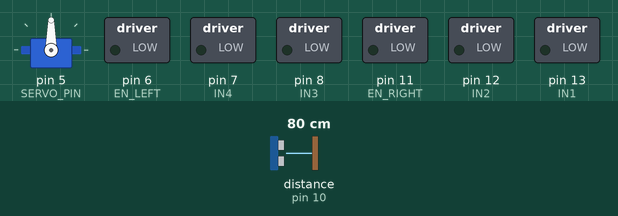
The sketch below on a simulated Arduino Uno, built with avr-gcc and run on an emulated ATmega328P. Shown: servo, switched loads named in the sketch (green lamp = pin HIGH). Wiring (inferred from the names in the program): ultrasonic range finder: trigger pin 9; echo pin 10. Dashed ring = blinking. The test bench sets the inputs (shaded band); at power-on: distance to the obstacle (sensor on pin 10) 80 cm. The echo pulse lasts 58.3 µs per cm; pins used as bus, display or sensor lines are not drawn; what the sketch prints to the serial monitor is not drawn.

Above: at 1.7 s.
1.8 s: distance to the obstacle (sensor on pin 10) set to 28 cm
4.8 s: distance to the obstacle (sensor on pin 10) set to 23 cm
At 6.1 s:
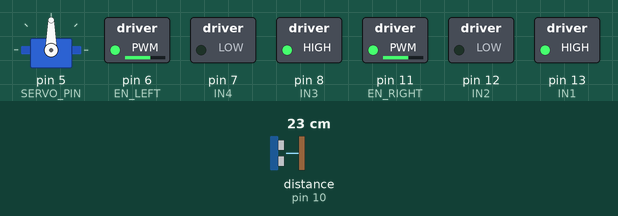
7.8 s: distance to the obstacle (sensor on pin 10) set to 60 cm
At 8.9 s:
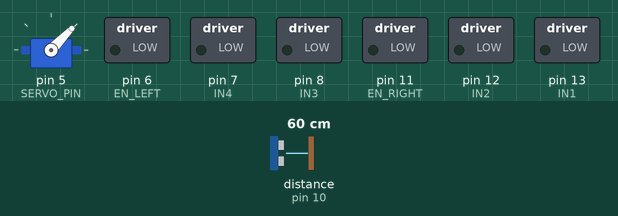
10.8 s: distance to the obstacle (sensor on pin 10) set to 2 cm
13.8 s: distance to the obstacle (sensor on pin 10) set to 18 cm
At 15.57 s:
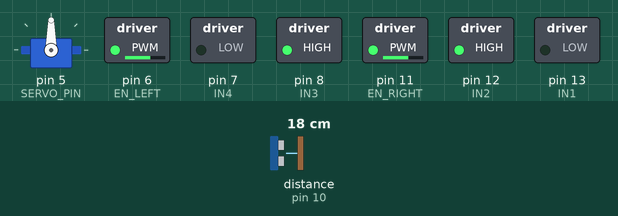
16.8 s: distance to the obstacle (sensor on pin 10) set to 250 cm
At 27.46 s:
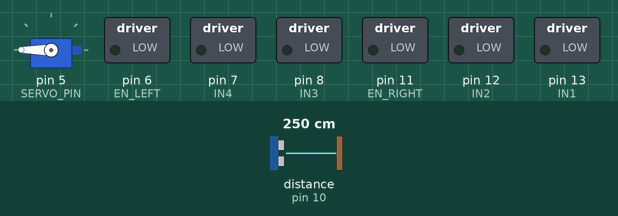
Timing chart, 0 to 39.2 s (numbered marks = the images above; inputs shaded):
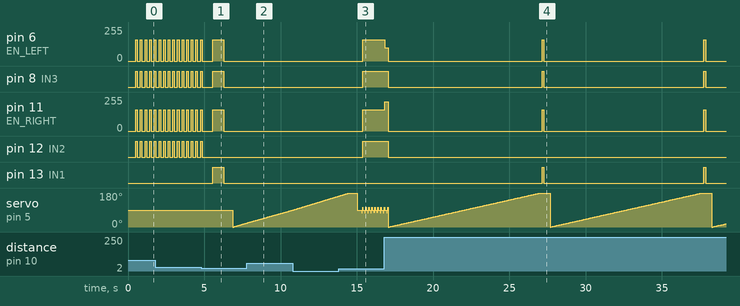

The sketch:

ObjectDetection.ino
```cpp
#include <Servo.h>

// ─── Pins ────────────────────────────────────────────────────────────────────
const int SERVO_PIN  = 5;
const int TRIG_FRONT = 9;
const int ECHO_FRONT = 10;
const int TRIG_LEFT  = 3;
const int ECHO_LEFT  = 4;
const int EN_LEFT    = 6;
const int IN3        = 8;
const int IN4        = 7;
const int EN_RIGHT   = 11;
const int IN2        = 12;
const int IN1        = 13;

// ─── Tunable ─────────────────────────────────────────────────────────────────
const float MAX_DIST        = 200.0f;
const float TOUCH_DIST      = 10.0f;
const float WALL_DIST_FRONT = 25.0f;
const int   SCAN_DELAY      = 25;    // faster scan since only 3 points

const int   BASE_SPEED      = 160;   // forward speed
const int   TURN_BOOST      = 60;    // how much to boost one side when steering
// Steering: fast side = BASE_SPEED + TURN_BOOST, slow side = BASE_SPEED - TURN_BOOST

const int   STEER_THRESHOLD = 10;    // cm difference to trigger steering
const float VARIANCE_THRESHOLD = 35.0f;

// Full scan constants
const int MIN_ANGLE = 0;
const int MAX_ANGLE = 180;
const int FULL_SCAN_DELAY = 40;

// ─── State Machine ────────────────────────────────────────────────────────────
enum RobotState {
  STATE_WAIT_AT_WALL,
  STATE_TURN_AROUND,
  STATE_FULL_SCAN,      // one-time full scan to find object
  STATE_TRACK           // continuous proportional steering toward object
};

RobotState robotState = STATE_WAIT_AT_WALL;

float depthMap[181];
float probability[181];
int   targetAngle  = -1;
float objectDist   = MAX_DIST;

Servo scannerServo;

// ════════════════════════════════════════════════════════════════════════════
void setup() {
  Serial.begin(115200);
  scannerServo.attach(SERVO_PIN);
  pinMode(TRIG_FRONT, OUTPUT); pinMode(ECHO_FRONT, INPUT);
  pinMode(TRIG_LEFT,  OUTPUT); pinMode(ECHO_LEFT,  INPUT);
  pinMode(EN_LEFT,  OUTPUT); pinMode(IN3, OUTPUT); pinMode(IN4, OUTPUT);
  pinMode(EN_RIGHT, OUTPUT); pinMode(IN1, OUTPUT); pinMode(IN2, OUTPUT);
  stopMotors();

  for (int i = 0; i <= MAX_ANGLE; i++) {
    probability[i] = 0.5f;
    depthMap[i]    = MAX_DIST;
  }
  scannerServo.write(90);
  delay(500);
  Serial.println("=== Proportional Steering Tracker Ready ===");
}

// ════════════════════════════════════════════════════════════════════════════
void loop() {
  switch (robotState) {

    case STATE_WAIT_AT_WALL: {
      float front = getFrontDist();
      Serial.print("[WAIT] "); Serial.println(front);
      if (front < WALL_DIST_FRONT) {
        robotState = STATE_TURN_AROUND;
      } else {
        driveForward(); delay(100); stopMotors(); delay(200);
      }
      break;
    }

    case STATE_TURN_AROUND: {
      Serial.println("[TURN] Spinning 180°...");
      stopMotors(); delay(500);
      turnRight(180);
      delay(500);
      robotState = STATE_FULL_SCAN;
      break;
    }

    // ── One-time full Bayes scan to locate object ─────────────────────────
    case STATE_FULL_SCAN: {
      Serial.println("[FULL SCAN] 0→180...");
      for (int i = 0; i <= MAX_ANGLE; i++) {
        probability[i] = 0.5f;
        depthMap[i]    = MAX_DIST;
      }
      for (int a = MIN_ANGLE; a <= MAX_ANGLE; a++) {
        scannerServo.write(a);
        delay(FULL_SCAN_DELAY);
        depthMap[a] = getUltrasonicDist(TRIG_FRONT, ECHO_FRONT);
      }
      updateBeliefs();
      diffuseBeliefs();

      targetAngle = findTarget();
      if (targetAngle >= 0) {
        objectDist = depthMap[targetAngle];
        Serial.print(">> Object at "); Serial.print(targetAngle);
        Serial.print("deg, ");         Serial.print(objectDist);
        Serial.println("cm — switching to tracking");

        // Do one coarse body turn so object is roughly in front
        int offset = targetAngle - 90;
        if      (offset >  15) turnRight(offset);
        else if (offset < -15) turnLeft(-offset);
        delay(400);

        scannerServo.write(90);
        delay(300);
        robotState = STATE_TRACK;
      } else {
        Serial.println(">> Not found, rotating...");
        turnRight(30);
        delay(300);
      }
      break;
    }

    // ── Continuous proportional steering ─────────────────────────────────
    case STATE_TRACK: {
      // 1. Quick 3-point scan: left / centre / right
      int   angles[3]   = {75, 90, 105};
      float readings[3];
      for (int i = 0; i < 3; i++) {
        scannerServo.write(angles[i]);
        delay(SCAN_DELAY);
        readings[i] = getUltrasonicDist(TRIG_FRONT, ECHO_FRONT);
      }
      // Return servo to centre
      scannerServo.write(90);

      float dLeft   = readings[0];  // 75°
      float dCentre = readings[1];  // 90°
      float dRight  = readings[2];  // 105°

      Serial.print("[TRACK] L="); Serial.print(dLeft);
      Serial.print(" C=");        Serial.print(dCentre);
      Serial.print(" R=");        Serial.println(dRight);

      // 2. Check for arrival
      if (dCentre <= TOUCH_DIST ||
          dLeft   <= TOUCH_DIST ||
          dRight  <= TOUCH_DIST) {
        stopMotors();
        Serial.println(">> TOUCHED THE BIN! Done.");
        robotState = STATE_WAIT_AT_WALL;  // reset for re-run
        delay(5000);
        break;
      }

      // 3. Find closest of the 3 — that's where the object is
      float minDist  = min(dLeft, min(dCentre, dRight));

      // 4. If everything is far and similar → lost object → re-scan
      if (minDist >= MAX_DIST * 0.95f) {
        Serial.println(">> Lost object — re-scanning");
        stopMotors();
        robotState = STATE_FULL_SCAN;
        break;
      }

      // 5. Proportional steering decision
      // Compute a steering error: negative = object left, positive = object right
      float steerError = dLeft - dRight;  // left closer → steerError negative → turn left

      int leftSpeed, rightSpeed;

      if (abs(steerError) < STEER_THRESHOLD) {
        // Object roughly centred — drive straight
        leftSpeed  = BASE_SPEED;
        rightSpeed = BASE_SPEED;
        Serial.println("  → Straight");
      } else if (steerError < 0) {
        // Left is closer — curve left
        // (slow down left motor, speed up right)
        leftSpeed  = BASE_SPEED - TURN_BOOST;
        rightSpeed = BASE_SPEED + TURN_BOOST;
        Serial.println("  → Curve LEFT");
      } else {
        // Right is closer — curve right
        leftSpeed  = BASE_SPEED + TURN_BOOST;
        rightSpeed = BASE_SPEED - TURN_BOOST;
        Serial.println("  → Curve RIGHT");
      }

      // 6. Apply speeds — robot moves continuously, no stopping to turn
      steerDrive(leftSpeed, rightSpeed);
      delay(120);  // short control loop interval

      break;
    }
  }
}

// ════════════════════════════════════════════════════════════════════════════
//  MOTOR FUNCTIONS
// ════════════════════════════════════════════════════════════════════════════

// Differential steering: each side gets its own speed
void steerDrive(int leftSpeed, int rightSpeed) {
  leftSpeed  = constrain(leftSpeed,  0, 255);
  rightSpeed = constrain(rightSpeed, 0, 255);

  digitalWrite(IN3, HIGH); digitalWrite(IN4, LOW);
  analogWrite(EN_LEFT, leftSpeed);
  digitalWrite(IN1, LOW);  digitalWrite(IN2, HIGH);
  analogWrite(EN_RIGHT, rightSpeed);
}

void driveForward() {
  digitalWrite(IN3, HIGH); digitalWrite(IN4, LOW);
  analogWrite(EN_LEFT, BASE_SPEED);
  digitalWrite(IN1, LOW);  digitalWrite(IN2, HIGH);
  analogWrite(EN_RIGHT, BASE_SPEED);
}

void stopMotors() {
  digitalWrite(IN3, LOW); digitalWrite(IN4, LOW); analogWrite(EN_LEFT,  0);
  digitalWrite(IN1, LOW); digitalWrite(IN2, LOW); analogWrite(EN_RIGHT, 0);
}

void turnRight(int degrees) {
  digitalWrite(IN3, HIGH); digitalWrite(IN4, LOW);
  analogWrite(EN_LEFT, 160);
  digitalWrite(IN1, HIGH); digitalWrite(IN2, LOW);
  analogWrite(EN_RIGHT, 160);
  delay(degrees * 4);
  stopMotors(); delay(100);
}

void turnLeft(int degrees) {
  digitalWrite(IN3, LOW);  digitalWrite(IN4, HIGH);
  analogWrite(EN_LEFT, 160);
  digitalWrite(IN1, LOW);  digitalWrite(IN2, HIGH);
  analogWrite(EN_RIGHT, 160);
  delay(degrees * 4);
  stopMotors(); delay(100);
}

// ════════════════════════════════════════════════════════════════════════════
//  SENSORS
// ════════════════════════════════════════════════════════════════════════════

float getFrontDist() { return getUltrasonicDist(TRIG_FRONT, ECHO_FRONT); }
float getLeftDist()  { return getUltrasonicDist(TRIG_LEFT,  ECHO_LEFT);  }

float getUltrasonicDist(int trigPin, int echoPin) {
  digitalWrite(trigPin, LOW);  delayMicroseconds(2);
  digitalWrite(trigPin, HIGH); delayMicroseconds(10);
  digitalWrite(trigPin, LOW);
  long duration = pulseIn(echoPin, HIGH, 30000);
  float dist = duration * 0.0343f / 2.0f;
  if (dist <= 0 || dist > MAX_DIST) return MAX_DIST;
  return dist;
}

// ════════════════════════════════════════════════════════════════════════════
//  BAYES (used only in full scan)
// ════════════════════════════════════════════════════════════════════════════

void updateBeliefs() {
  const int WINDOW = 5;
  for (int i = MIN_ANGLE; i <= MAX_ANGLE; i++) {
    float sum = 0, sumSq = 0; int count = 0;
    for (int j = i - WINDOW; j <= i + WINDOW; j++) {
      if (j < 0 || j > 180) continue;
      sum += depthMap[j]; sumSq += depthMap[j] * depthMap[j]; count++;
    }
    float mean = sum / count;
    float var  = (sumSq / count) - (mean * mean);
    bool  bump = (var > VARIANCE_THRESHOLD) && (depthMap[i] < mean);
    float L    = bump ? 0.85f : 0.15f;
    float pO   = probability[i] * L;
    float pW   = (1 - probability[i]) * (1 - L);
    float norm = pO + pW;
    if (norm > 1e-6f) probability[i] = pO / norm;
    probability[i] = constrain(probability[i], 0.02f, 0.98f);
  }
}

void diffuseBeliefs() {
  float temp[181];
  for (int i = 0; i <= 180; i++) temp[i] = probability[i];
  for (int i = 0; i <= 180; i++) {
    float s = 0.05f * temp[i];
    probability[i] -= s;
    if (i > 0)   probability[i-1] += s * 0.5f;
    if (i < 180) probability[i+1] += s * 0.5f;
    probability[i] = constrain(probability[i], 0.0f, 1.0f);
  }
}

int findTarget() {
  float best = -1; int bestA = -1;
  for (int i = 0; i <= 180; i++) {
    if (depthMap[i] >= MAX_DIST)   continue;
    if (probability[i] < 0.58f)    continue;
    float score = probability[i] * (1.0f - depthMap[i] / MAX_DIST);
    if (score > best) { best = score; bestA = i; }
  }
  return bestA;
}
```

Measured:
- the behaviour switches between 26 and 25 cm on distance to the obstacle (sensor on pin 10) (found by bisection; images 0 and 1)
- after the input at 4.8 s, pin 12 (IN2): goes on until 4.9 s, then stays LOW; pin 13 (IN1): LOW → HIGH after 0.76 s, → LOW 0.72 s later
- after the input at 13.8 s, pin 6 (EN_LEFT), pin 11 (EN_RIGHT): 0/255 → 160/255 after 1.6 s; pin 8 (IN3), pin 12 (IN2): LOW → HIGH after 1.6 s
- after the input at 16.8 s, pin 6 (EN_LEFT): 160/255 → 100/255 at once, then repeats every 10.2 s: 0/255 10.1 s, 160/255 0.12 s; pin 8 (IN3): alternates HIGH for 0.12 s and LOW for 10.3 s, starting after 0.27 s
- by itself, pin 12 (IN2): alternates HIGH for 0.10 s and LOW for 0.20 s
